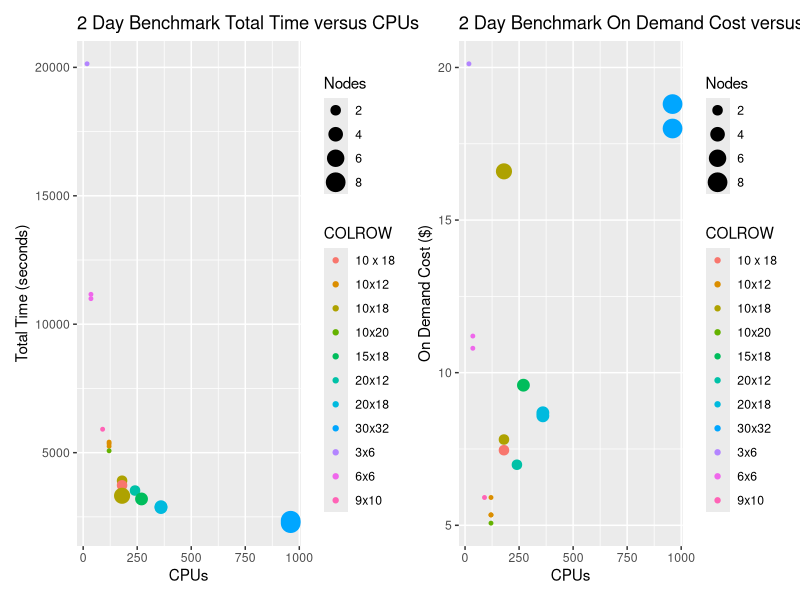

Here is the R script that generated this plot:
library(ggplot2)
library(patchwork) # To display 2 charts together

# Script author: Liz Adams
# Affiliation: UNC CMAS Center 
# example from http://monashbioinformaticsplatform.github.io/2015-11-30-intro-r/ggplot.html
# 2nd example from https://r-graph-gallery.com/line-chart-dual-Y-axis-ggplot2.html

png(file = paste('hbv120','_','Time','_','CPUs','.png',sep=''), width = 1024, height = 768, bg='white')
curr_wd<-getwd()
setwd(curr_wd)
csv_data<- read.csv("../docs/user_guide_cyclecloud/qa/scaling_HBv120.csv",sep="\t", skip =0, header = TRUE, comment.char = "",check.names = FALSE, quote="", )
print(csv_data)
p1 <- ggplot(csv_data, aes(y=TotalTime, x=CPUs, size=Nodes, color=COLROW)) +
    geom_point() + ggtitle("2 Day Benchmark Total Time versus CPUs") + scale_y_continuous(name = "Total Time (seconds)")

p2 <- ggplot(csv_data, aes(y=OnDemandCost, x=CPUs, size=Nodes, color=COLROW)) +
    geom_point() + ggtitle("2 Day Benchmark On Demand Cost versus CPUs") + scale_y_continuous(name = "On Demand Cost ($)")

# Display both charts side by side thanks to the patchwork package
p1 + p2
